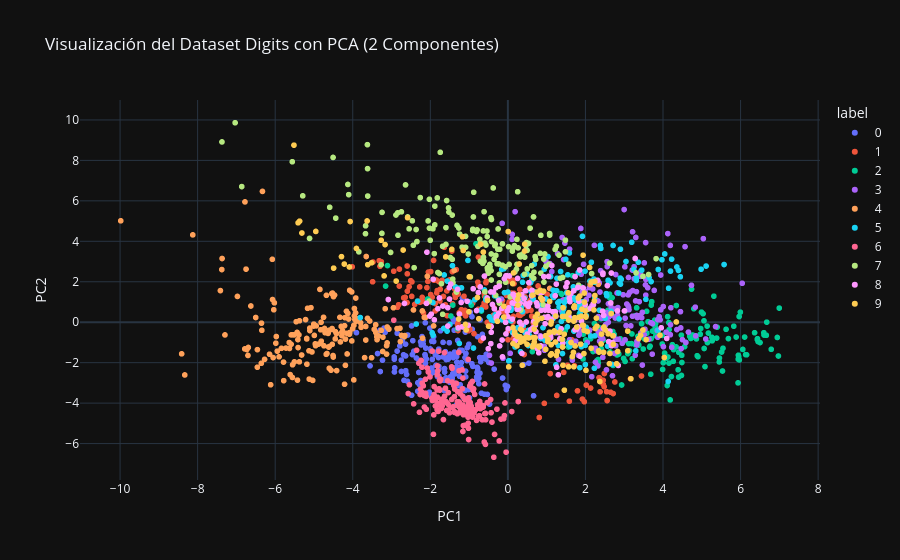

The notebook cell saved with this chart:
### Markdown cell above
### 4.2. Reducción a 2D y Visualización

### Code cell
# Aplicamos PCA para reducir a 2 dimensiones
pca_2d = PCA(n_components=2)
X_pca = pca_2d.fit_transform(X_scaled)

# Creamos un DataFrame para facilitar la visualización con Plotly
df_pca = pd.DataFrame(data=X_pca, columns=['PC1', 'PC2'])
df_pca['label'] = y.astype(str) # Convertimos la etiqueta a string para colores discretos

# Visualizamos
fig = px.scatter(df_pca, x='PC1', y='PC2', color='label',
                 title='Visualización del Dataset Digits con PCA (2 Componentes)',
                 labels={'color': 'Dígito'})
fig.show()

### Figure 1 — Plotly figure (JSON) as saved in the notebook; plotly's stock layout.template omitted (floating-point values rounded to 4 significant figures; data arrays with more than 128 entries replaced by an {"elided": "..."} marker saying what was removed)
{"data": [{"hovertemplate": "label=0<br>PC1=%{x}<br>PC2=%{y}<extra></extra>", "legendgroup": "0", "marker": {"color": "#636efa", "symbol": "circle"}, "mode": "markers", "name": "0", "showlegend": true, "x": {"elided": "178 float values"}, "xaxis": "x", "y": {"elided": "178 float values"}, "yaxis": "y", "type": "scattergl"}, {"hovertemplate": "label=1<br>PC1=%{x}<br>PC2=%{y}<extra></extra>", "legendgroup": "1", "marker": {"color": "#EF553B", "symbol": "circle"}, "mode": "markers", "name": "1", "showlegend": true, "x": {"elided": "182 float values"}, "xaxis": "x", "y": {"elided": "182 float values"}, "yaxis": "y", "type": "scattergl"}, {"hovertemplate": "label=2<br>PC1=%{x}<br>PC2=%{y}<extra></extra>", "legendgroup": "2", "marker": {"color": "#00cc96", "symbol": "circle"}, "mode": "markers", "name": "2", "showlegend": true, "x": {"elided": "177 float values"}, "xaxis": "x", "y": {"elided": "177 float values"}, "yaxis": "y", "type": "scattergl"}, {"hovertemplate": "label=3<br>PC1=%{x}<br>PC2=%{y}<extra></extra>", "legendgroup": "3", "marker": {"color": "#ab63fa", "symbol": "circle"}, "mode": "markers", "name": "3", "showlegend": true, "x": {"elided": "183 float values"}, "xaxis": "x", "y": {"elided": "183 float values"}, "yaxis": "y", "type": "scattergl"}, {"hovertemplate": "label=4<br>PC1=%{x}<br>PC2=%{y}<extra></extra>", "legendgroup": "4", "marker": {"color": "#FFA15A", "symbol": "circle"}, "mode": "markers", "name": "4", "showlegend": true, "x": {"elided": "181 float values"}, "xaxis": "x", "y": {"elided": "181 float values"}, "yaxis": "y", "type": "scattergl"}, {"hovertemplate": "label=5<br>PC1=%{x}<br>PC2=%{y}<extra></extra>", "legendgroup": "5", "marker": {"color": "#19d3f3", "symbol": "circle"}, "mode": "markers", "name": "5", "showlegend": true, "x": {"elided": "182 float values"}, "xaxis": "x", "y": {"elided": "182 float values"}, "yaxis": "y", "type": "scattergl"}, {"hovertemplate": "label=6<br>PC1=%{x}<br>PC2=%{y}<extra></extra>", "legendgroup": "6", "marker": {"color": "#FF6692", "symbol": "circle"}, "mode": "markers", "name": "6", "showlegend": true, "x": {"elided": "181 float values"}, "xaxis": "x", "y": {"elided": "181 float values"}, "yaxis": "y", "type": "scattergl"}, {"hovertemplate": "label=7<br>PC1=%{x}<br>PC2=%{y}<extra></extra>", "legendgroup": "7", "marker": {"color": "#B6E880", "symbol": "circle"}, "mode": "markers", "name": "7", "showlegend": true, "x": {"elided": "179 float values"}, "xaxis": "x", "y": {"elided": "179 float values"}, "yaxis": "y", "type": "scattergl"}, {"hovertemplate": "label=8<br>PC1=%{x}<br>PC2=%{y}<extra></extra>", "legendgroup": "8", "marker": {"color": "#FF97FF", "symbol": "circle"}, "mode": "markers", "name": "8", "showlegend": true, "x": {"elided": "174 float values"}, "xaxis": "x", "y": {"elided": "174 float values"}, "yaxis": "y", "type": "scattergl"}, {"hovertemplate": "label=9<br>PC1=%{x}<br>PC2=%{y}<extra></extra>", "legendgroup": "9", "marker": {"color": "#FECB52", "symbol": "circle"}, "mode": "markers", "name": "9", "showlegend": true, "x": {"elided": "180 float values"}, "xaxis": "x", "y": {"elided": "180 float values"}, "yaxis": "y", "type": "scattergl"}], "layout": {"xaxis": {"anchor": "y", "domain": [0.0, 1.0], "title": {"text": "PC1"}}, "yaxis": {"anchor": "x", "domain": [0.0, 1.0], "title": {"text": "PC2"}}, "legend": {"title": {"text": "label"}, "tracegroupgap": 0}, "title": {"text": "Visualización del Dataset Digits con PCA (2 Componentes)"}}}
